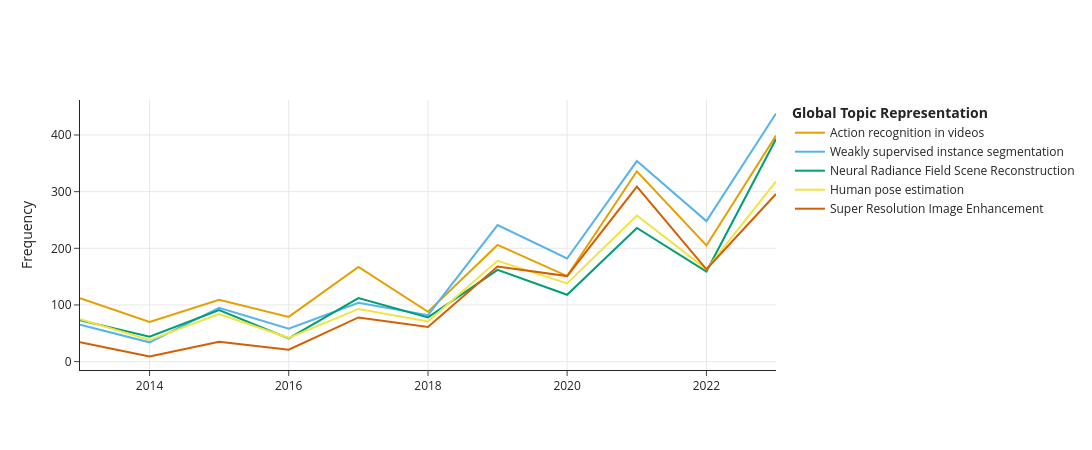

The notebook cell this image was saved under:
### Code cell
topics_over_time = topic_model.topics_over_time(data['Clean Title'].to_list(), timestamps)
topic_model.visualize_topics_over_time(topics_over_time, topics=[0,1,2,3,4], custom_labels=True, title="")

### Figure 1 — Plotly figure (JSON) as saved in the notebook; plotly's stock layout.template omitted (floating-point values rounded to 4 significant figures)
{"data": [{"hoverinfo": "text", "hovertext": ["<b>Topic 0</b><br>Words: tracking, action, recognition, activity, video", "<b>Topic 0</b><br>Words: tracking, action, recognition, video, activity", "<b>Topic 0</b><br>Words: action, tracking, recognition, video, visual", "<b>Topic 0</b><br>Words: action, tracking, video, recognition, activity", "<b>Topic 0</b><br>Words: action, tracking, temporal, recognition, video", "<b>Topic 0</b><br>Words: action, tracking, video, recognition, visual", "<b>Topic 0</b><br>Words: action, tracking, recognition, temporal, video", "<b>Topic 0</b><br>Words: action, tracking, recognition, video, temporal", "<b>Topic 0</b><br>Words: action, tracking, video, temporal, visual", "<b>Topic 0</b><br>Words: action, tracking, video, temporal, recognition", "<b>Topic 0</b><br>Words: action, tracking, video, temporal, recognition"], "marker": {"color": "#E69F00"}, "mode": "lines", "name": "Action recognition in videos", "type": "scatter", "x": ["2013-01-01T00:00:00", "2014-01-01T00:00:00", "2015-01-01T00:00:00", "2016-01-01T00:00:00", "2017-01-01T00:00:00", "2018-01-01T00:00:00", "2019-01-01T00:00:00", "2020-01-01T00:00:00", "2021-01-01T00:00:00", "2022-01-01T00:00:00", "2023-01-01T00:00:00"], "y": [112, 70, 109, 79, 167, 88, 206, 151, 336, 205, 399]}, {"hoverinfo": "text", "hovertext": ["<b>Topic 1</b><br>Words: segmentation, object, pedestrian, detection, grained", "<b>Topic 1</b><br>Words: segmentation, object, instance, grained, fine", "<b>Topic 1</b><br>Words: segmentation, object, instance, semantic, fine", "<b>Topic 1</b><br>Words: segmentation, object, zero, shot, semantic", "<b>Topic 1</b><br>Words: segmentation, object, semantic, instance, shot", "<b>Topic 1</b><br>Words: segmentation, object, shot, semantic, detection", "<b>Topic 1</b><br>Words: segmentation, object, shot, semantic, instance", "<b>Topic 1</b><br>Words: segmentation, object, shot, instance, detection", "<b>Topic 1</b><br>Words: segmentation, shot, object, semantic, instance", "<b>Topic 1</b><br>Words: segmentation, object, semantic, shot, instance", "<b>Topic 1</b><br>Words: segmentation, object, semantic, instance, shot"], "marker": {"color": "#56B4E9"}, "mode": "lines", "name": "Weakly supervised instance segmentation", "type": "scatter", "x": ["2013-01-01T00:00:00", "2014-01-01T00:00:00", "2015-01-01T00:00:00", "2016-01-01T00:00:00", "2017-01-01T00:00:00", "2018-01-01T00:00:00", "2019-01-01T00:00:00", "2020-01-01T00:00:00", "2021-01-01T00:00:00", "2022-01-01T00:00:00", "2023-01-01T00:00:00"], "y": [65, 34, 95, 58, 104, 82, 241, 182, 354, 248, 438]}, {"hoverinfo": "text", "hovertext": ["<b>Topic 2</b><br>Words: flow, deblurring, stereo, light, field", "<b>Topic 2</b><br>Words: stereo, deblurring, image, quality, assessment", "<b>Topic 2</b><br>Words: flow, field, stereo, optical, depth", "<b>Topic 2</b><br>Words: flow, optical, deblurring, light, field", "<b>Topic 2</b><br>Words: flow, deblurring, optical, field, removal", "<b>Topic 2</b><br>Words: stereo, light, depth, field, deblurring", "<b>Topic 2</b><br>Words: flow, depth, stereo, image, deblurring", "<b>Topic 2</b><br>Words: flow, optical, stereo, depth, deblurring", "<b>Topic 2</b><br>Words: radiance, field, flow, depth, deblurring", "<b>Topic 2</b><br>Words: radiance, field, stereo, flow, depth", "<b>Topic 2</b><br>Words: radiance, field, flow, neural, optical"], "marker": {"color": "#009E73"}, "mode": "lines", "name": "Neural Radiance Field Scene Reconstruction", "type": "scatter", "x": ["2013-01-01T00:00:00", "2014-01-01T00:00:00", "2015-01-01T00:00:00", "2016-01-01T00:00:00", "2017-01-01T00:00:00", "2018-01-01T00:00:00", "2019-01-01T00:00:00", "2020-01-01T00:00:00", "2021-01-01T00:00:00", "2022-01-01T00:00:00", "2023-01-01T00:00:00"], "y": [73, 44, 91, 41, 112, 78, 162, 118, 236, 159, 393]}, {"hoverinfo": "text", "hovertext": ["<b>Topic 3</b><br>Words: pose, estimation, human, registration, point", "<b>Topic 3</b><br>Words: pose, estimation, human, camera, point", "<b>Topic 3</b><br>Words: pose, estimation, camera, registration, point", "<b>Topic 3</b><br>Words: pose, estimation, point, registration, motion", "<b>Topic 3</b><br>Words: pose, estimation, human, point, camera", "<b>Topic 3</b><br>Words: pose, estimation, human, point, cloud", "<b>Topic 3</b><br>Words: pose, point, estimation, cloud, human", "<b>Topic 3</b><br>Words: pose, estimation, point, human, cloud", "<b>Topic 3</b><br>Words: pose, point, cloud, estimation, human", "<b>Topic 3</b><br>Words: pose, point, estimation, cloud, human", "<b>Topic 3</b><br>Words: pose, point, cloud, estimation, human"], "marker": {"color": "#F0E442"}, "mode": "lines", "name": "Human pose estimation", "type": "scatter", "x": ["2013-01-01T00:00:00", "2014-01-01T00:00:00", "2015-01-01T00:00:00", "2016-01-01T00:00:00", "2017-01-01T00:00:00", "2018-01-01T00:00:00", "2019-01-01T00:00:00", "2020-01-01T00:00:00", "2021-01-01T00:00:00", "2022-01-01T00:00:00", "2023-01-01T00:00:00"], "y": [75, 38, 84, 42, 93, 71, 178, 138, 258, 163, 318]}, {"hoverinfo": "text", "hovertext": ["<b>Topic 4</b><br>Words: super, resolution, indoor, matting, image", "<b>Topic 4</b><br>Words: super, piecewise, planar, resolution, orientational", "<b>Topic 4</b><br>Words: super, resolution, superpixel, image, indoor", "<b>Topic 4</b><br>Words: resolution, super, sketch, image, convolutional", "<b>Topic 4</b><br>Words: super, resolution, style, generative, sketch", "<b>Topic 4</b><br>Words: super, resolution, generative, gan, adversarial", "<b>Topic 4</b><br>Words: super, resolution, image, gan, generative", "<b>Topic 4</b><br>Words: super, resolution, gan, image, sketch", "<b>Topic 4</b><br>Words: super, resolution, gan, image, style", "<b>Topic 4</b><br>Words: super, resolution, gan, image, style", "<b>Topic 4</b><br>Words: super, resolution, gan, image, style"], "marker": {"color": "#D55E00"}, "mode": "lines", "name": "Super Resolution Image Enhancement", "type": "scatter", "x": ["2013-01-01T00:00:00", "2014-01-01T00:00:00", "2015-01-01T00:00:00", "2016-01-01T00:00:00", "2017-01-01T00:00:00", "2018-01-01T00:00:00", "2019-01-01T00:00:00", "2020-01-01T00:00:00", "2021-01-01T00:00:00", "2022-01-01T00:00:00", "2023-01-01T00:00:00"], "y": [34, 9, 35, 21, 78, 61, 168, 151, 309, 163, 296]}], "layout": {"height": 450, "hoverlabel": {"bgcolor": "white", "font": {"family": "Rockwell", "size": 16}}, "legend": {"title": {"text": "<b>Global Topic Representation"}}, "title": {"font": {"color": "Black", "size": 22}, "text": "", "x": 0.4, "xanchor": "center", "y": 0.95, "yanchor": "top"}, "width": 1250, "xaxis": {"showgrid": true}, "yaxis": {"showgrid": true, "title": {"text": "Frequency"}}}}
